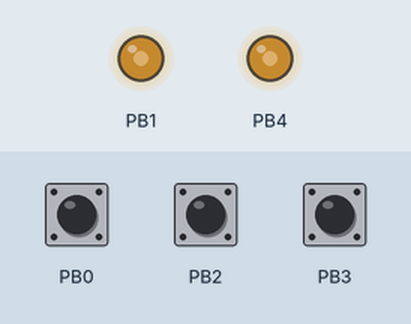
Simulated run of this program. Board: ATtiny85, built with avr-gcc and run on an emulated ATtiny85. Parts: output pins drawn as LEDs (lit = HIGH). Inputs (shaded band) come from the test bench; at power-on: PB0 HIGH, PB2 HIGH, PB3 HIGH.

Above: at 1.1 s.
Timing chart, 0 to 2.6 s (numbered marks = the images above):
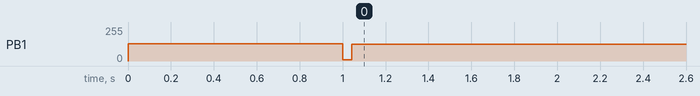

Measured:
- by itself, PB1: 128/255 → 127/255 at 1.0 s

The program:

main.c
```c
/*
 BeatDuino

 Microprocesador Attiny85 encargado de reproducir los sonidos WAV a través de entradas digitales

 created 1 Agosto 2017
 by Warrior / Warcom Ing.

 v1.4 -	Se realizan modificaciones en el Attiny85 para evitar cuelgues
 */

#include <inttypes.h>
#include <avr/io.h>
#include <avr/interrupt.h>
#include <avr/sleep.h>
#include <util/delay.h>
#include <avr/pgmspace.h>

//definiciones arduino-like
#include "attiny85_arduino.h"
//arrays de samples
#include "sounds.h"

//pines
#define SND_GND		1
#define BEAT_CLICK	0
#define SND0_CLICK	2
#define SND1_CLICK	3
#define SND_OUT		4

//constantes
const unsigned int snd1_beat1_len  	= sizeof(snd1_beat1);
const unsigned int snd1_beat_len  	= sizeof(snd1_beat);
const unsigned int snd2_beat1_len  	= sizeof(snd2_beat1);
const unsigned int snd2_beat_len  	= sizeof(snd2_beat);
const unsigned int snd3_beat1_len  	= sizeof(snd3_beat1);
const unsigned int snd3_beat_len  	= sizeof(snd3_beat);

//variables globales
#ifdef DEBUG
unsigned int sound_len 		= 11; //como no simula la velocidad de interrupcion, le ponemos menos samples
volatile unsigned char test = 0;
#else
unsigned int sound_len 		= 0;
#endif

unsigned int sample_index 		= 0;
uint8_t played 					= false;
volatile uint8_t is_playing 	= false;
uint8_t sound 					= 0;
uint8_t beat 					= 0;


//interrupcion para reproducir el siguiente sample
ISR(TIMER0_COMPA_vect) {
	//leemos el siguiente sample del sonido seleccionado
	unsigned char sample = 0;
	//comprobamos sonido seleccionado
	switch (sound){
		case 1:
			if (beat){
				sample = pgm_read_byte(&snd1_beat1[sample_index++]);
				#ifndef DEBUG
					sound_len = snd1_beat1_len;
				#endif
			}else{
				sample = pgm_read_byte(&snd1_beat[sample_index++]);
				#ifndef DEBUG
					sound_len = snd1_beat_len;
				#endif
			}break;
		case 2:
			if (beat){
				sample = pgm_read_byte(&snd2_beat1[sample_index++]);
				#ifndef DEBUG
					sound_len = snd2_beat1_len;
				#endif
			}else{
				sample = pgm_read_byte(&snd2_beat[sample_index++]);
				#ifndef DEBUG
					sound_len = snd2_beat_len;
				#endif
			}break;
		case 3:
			if (beat){
				sample = pgm_read_byte(&snd3_beat1[sample_index++]);
				#ifndef DEBUG
					sound_len = snd3_beat1_len;
				#endif
			}else{
				sample = pgm_read_byte(&snd3_beat[sample_index++]);
				#ifndef DEBUG
					sound_len = snd3_beat_len;
				#endif
			}break;
		default:
				sample_index = sound_len;
				break;
	}
	//debug
	#ifdef DEBUG
	test = sample;
	#endif
	//seteamos valor PMW de la salida A
	OCR1A = sample;
	//seteamos valor PMW invertido de la salida B (asi no hace falta condensador de acoplamiento AC)
	OCR1B = sample ^ 255;
	//si hemos llegado al final del sample
	if (sample_index >= sound_len) {
		//bajamos flag reproduccion
		is_playing = false;
		//desactivamos la interrupcion
		TIMSK = 0;
		//reinciamos datos
		sound_len = 0;
		sample_index = 0;
	}
}

//reproducir sonido
void play()
{
	//no empieza un sonido hasta terminar el actual
	if (!is_playing)
	{
		//obtenemos el numero de sonido y el beat
		sound = (PINB & 0b00001100)>>2;
		beat  = (PINB & 0b00000001);
		//subimos flag reproduccion
		is_playing = true;
		//comenzamos audio desde el principio
		sample_index = 0;
		//activamos la interrupcion Timer0_COMPA
		TIMSK = 1<<OCIE0A;
	}
}

//inicializacion
void setup()
 {
	//necesario arrancar las interrupciones porque en avr vienen desactivadas por defecto
	sei();

	// Enable 64 MHz PLL and use as source for Timer1
	PLLCSR = 1<<PCKE | 1<<PLLE;

	// Set up Timer/Counter1 for PWM output
	TIMSK = 0;                              // Timer interrupts OFF
	//debug proteus (no parece ser capaz de simular el PLL a 64Mhz)
	#ifndef DEBUG
	TCCR1 = 1<<PWM1A | 2<<COM1A0 | 1<<CS10; // PWM A, clear on match, 1:1 prescale
	#endif
	GTCCR = 1<<PWM1B | 2<<COM1B0;           // PWM B, clear on match
	OCR1A = 128; OCR1B = 128;               // 50% duty at start


	// Set up Timer/Counter0 for 8kHz interrupt to output samples.
	TCCR0A = 3<<WGM00;                      // Fast PWM
	TCCR0B = 1<<WGM02 | 2<<CS00;            // 1/8 prescale
	//TIMSK = 1<<OCIE0A;                      // Enable compare match
	OCR0A = 124;                            // Divide by 1000

	//configuramos los pines
	pinOutput(SND_OUT);
	pinOutput(SND_GND);

	pinInputPullup(BEAT_CLICK);
	pinInputPullup(SND0_CLICK);
	pinInputPullup(SND1_CLICK);

	//retraso en el arranque para esperar a que arranque Arduino
	_delay_ms(1000);
}

//bucle principal
void loop()
   {
	//si se activa cualquier de los 2 bits de sonido click
	if ((PINB & 0b00001100) > 0 && !played){
		play();
		played = true;
	}

	//si desactivan los dos bits de sonido click
	if ((PINB & 0b00001100) == 0){
		played = false;
	}
}

//estructura programa estilo arduino
int main() {
  setup();
  for(;;) loop();
}
```

attiny85_arduino.h
```c
#define HIGH				1
#define LOW					0
#define true				1
#define false				0

#define digitalHigh(a)  	PORTB = PORTB | 1 <<a
#define digitalLow(a)   	PORTB = PORTB & ~(1<<a)

#define pinOutput(a)    	DDRB = DDRB | 1 << a
#define pinInput(a)     	DDRB = DDRB & ~(1<<a)
#define pinInputPullup(a)   pinInput(a); digitalHigh(a)

#define digitalRead(bit)    ( ( (PINB & (1UL << (bit) ) ) == ( (1) << (bit) ) ) )
```

Source omitted: sounds.h (data table, 11385 bytes)
